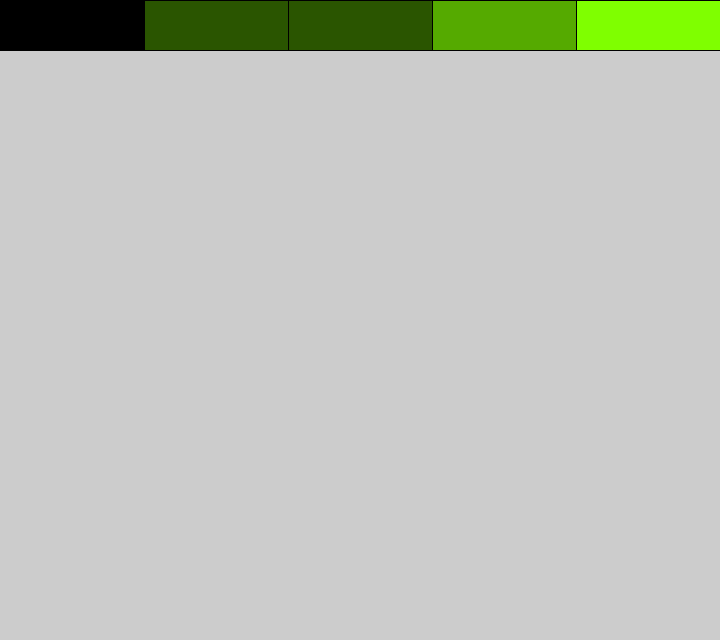
Frame 1 (no input)
Frame 2 (the mouse pressed at the canvas centre, redrawn once): identical to frame 1, image omitted

The Processing sketch that drew this single still picture (run headless with seeded random() and noise(); the mouse was pressed at the canvas centre and the sketch redrawn once):

// Processing sketch: fibonacci
// ── fibonacci.pde
// Step 1. Declare an object
Fibonacci sequence;

void setup() {
  size(720,640);
  colorMode(HSB, 360, 100, 100);
  // Step 2. Initialize object
  sequence = new Fibonacci();
  noLoop();
}

void draw() {
  sequence.display(5);
}

// ── funcion.pde
class Fibonacci {
  color hue = 90;

  int compute(int n) {
    if (n == 1)
      return 0;
    if (n == 2)
      return 1;
    if ( n > 2)
      return compute(n-2) + compute(n-1);
    return -1;
  }

  void display(int terms) {
    int square_width = width / terms;
    for (int i = 0; i < terms; i++) {
      fill(hue, 100, map(compute(i+1), 0, compute(terms), 0, 100));
      rect(i*square_width, 0, square_width, 50);
    }
  }
}
